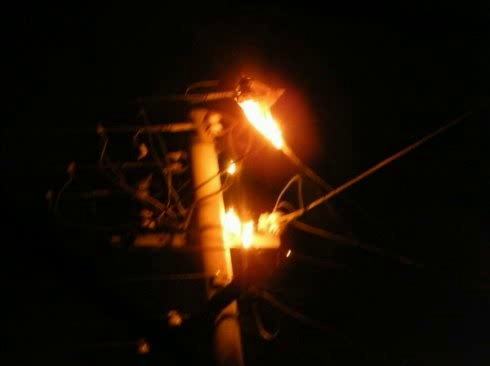
#> input picture frame 0 of samples/demo_fire.mp4, 490 x 366 px
$ python make_demo_mixed.py
#> lines starting #> are read from the running program, lines starting #| are printed output that depends on the picture
"""合成混合场景演示视频：非火灾/误导场景 + 真实火情片段。"""
from __future__ import annotations

import shutil
import tempfile
from pathlib import Path

import cv2
import numpy as np
from PIL import Image

ROOT = Path(__file__).resolve().parents[1]
EXTRA = ROOT / "datasets" / "extra"
FIRE = ROOT / "storage" / "uploads" / "demo_fire.mp4"
OUT = ROOT / "storage" / "uploads" / "demo_mixed.mp4"
W, H, FPS = 1280, 720, 10
HOLD = 15  # 每张图片 1.5 秒


def fit(frame: np.ndarray) -> np.ndarray:
    ih, iw = frame.shape[:2]
    scale = min(W / iw, H / ih)
    nw, nh = max(1, int(iw * scale)), max(1, int(ih * scale))
    resized = cv2.resize(frame, (nw, nh))
    canvas = np.full((H, W, 3), (18, 18, 18), dtype=np.uint8)
    x, y = (W - nw) // 2, (H - nh) // 2
    canvas[y:y + nh, x:x + nw] = resized
    return canvas


def read_image(path: Path) -> np.ndarray:
    with Image.open(path) as im:
        return np.array(im.convert("RGB"))[:, :, ::-1].copy()


def write_image(writer, path: Path) -> None:
    frame = fit(read_image(path))
    for _ in range(HOLD):
        writer.write(frame)


def write_fire(writer, seconds: float) -> None:
#> called with seconds = 6
    cap = cv2.VideoCapture(str(FIRE))
    if not cap.isOpened():
        return
    for i in range(int(seconds * FPS)):
        cap.set(cv2.CAP_PROP_POS_MSEC, (i / FPS) * 1000)
        ok, frame = cap.read()
        if not ok:
            cap.set(cv2.CAP_PROP_POS_FRAMES, 0)
            ok, frame = cap.read()
        if ok:
            writer.write(fit(frame))
#> this loop made 31 passes
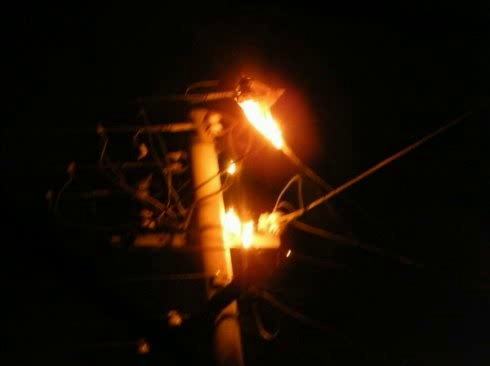
#> input picture frame 0 of samples/demo_fire.mp4, 490 x 366 px
#> after the loop:
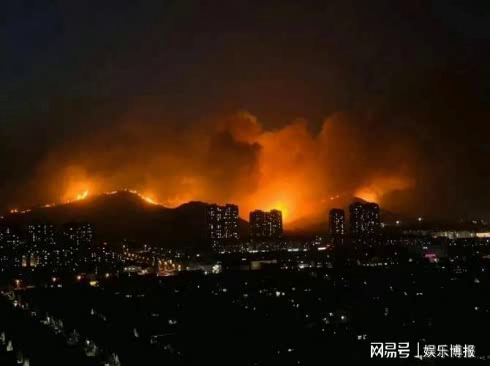
#> frame: shape (366, 490, 3); mean B, G, R 11.6, 25.2, 43.8
    cap.release()


def main() -> None:
    sunrise = sorted((EXTRA / "sunrise").glob("*.jpeg"))[:4]
    street = sorted(EXTRA.glob("street_*.jpg"))[:2]
    steam = sorted(EXTRA.glob("steam_*.jpg"))[:4]
    other = sorted((EXTRA / "other_neg").rglob("*.jpg"))[:3]

    tmp = Path(tempfile.gettempdir()) / "fireguard_mixed.mp4"
    writer = cv2.VideoWriter(str(tmp), cv2.VideoWriter_fourcc(*"mp4v"), FPS, (W, H))
    for p in sunrise + street + steam + other:
        write_image(writer, p)
    write_fire(writer, 6)
    for p in sunrise[:2]:
        write_image(writer, p)
    write_fire(writer, 4)
    writer.release()
    OUT.parent.mkdir(parents=True, exist_ok=True)
    shutil.move(str(tmp), str(OUT))
    print(f"{OUT}  {W}x{H}  {FPS}fps  {round(OUT.stat().st_size/1024/1024, 2)}MB")


if __name__ == "__main__":
    main()
